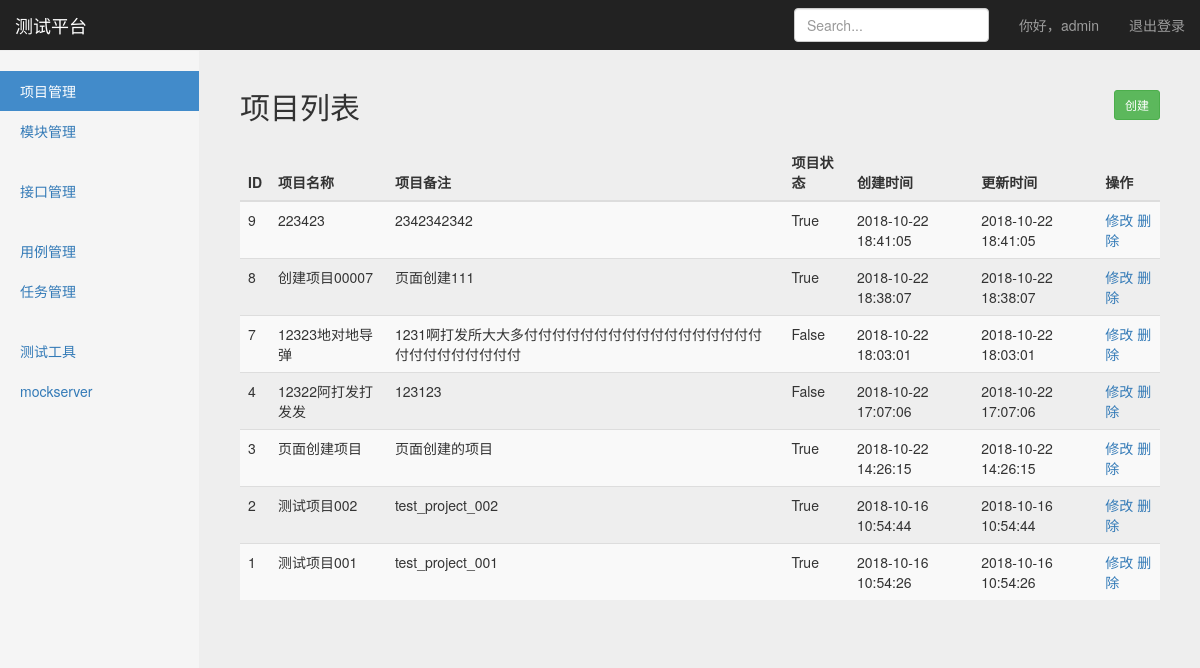
Page /project/project_manage/ (signed in) on the committed database.
### project_app/models.py (models this page shows, shortened)
class Project(models.Model):
	name = models.CharField('名称', max_length=100, blank=False, null=True)
	describe = models.TextField('备注', default='')
	status = models.BooleanField('状态', default=True)
	create_time = models.DateTimeField('创建时间', auto_now=True)
	update_time = models.DateTimeField('更新时间', auto_now=True)

### project_app/views/project_manage_views.py (the view)
# urls.py: path('project_manage/', project_manage_views.project_manage), #项目管理
@login_required #判断用是否登录
def project_manage(request):
	username = request.session.get('user','') #用session替换cookie
	projects = Project.objects.order_by('-update_time') #查出项目，并按照更新时间倒序
	return render(request, 'project_manage/project_manage.html', {
		'user':username,
		'projects':projects,
		'type':'list'
	})

### templates/project_manage/project_manage.html (shortened to what this page needs)
{% extends 'base.html' %}
{% block head %}
    <div class="container-fluid">
      <div class="row">
        <div class="col-sm-3 col-md-2 sidebar">
          <ul class="nav nav-sidebar">
            <li class="active"><a href="/project/project_manage/">项目管理<span class="sr-only">(current)</span></a></li>
            <li><a href="/project/project_module/">模块管理</a></li>
          </ul>
          <ul class="nav nav-sidebar">
            <li><a href="">接口管理</a></li>
          </ul>
          <ul class="nav nav-sidebar">
            <li><a href="">用例管理</a></li>
            <li><a href="">任务管理</a></li>
          </ul>
          <ul class="nav nav-sidebar">
            <li><a href="">测试工具</a></li>
            <li><a href="">mockserver</a></li>
          </ul>
        </div>
      {% if type == 'list' %}
        <div class="col-sm-9 col-sm-offset-3 col-md-10 col-md-offset-2 main">
          <h2 class="sub-header">项目列表
            <button type="button" onclick="window.location.href='/project/project_manage_create/'" class="btn btn-sm btn-success" style="float:right">创建</button>
          </h2>
          <div class="table-responsive">
            <table class="table table-striped">
              <thead>
                <tr>
                  <th>ID</th>
                  <th>项目名称</th>
                  <th>项目备注</th>
                  <th>项目状态</th>
                  <th>创建时间</th>
                  <th>更新时间</th>
                  <th>操作</th>
                </tr>
              </thead>
              <tbody>
                {% for project in projects %}
                <tr>
                  <td>{{ project.id }}</td>
                  <td>{{ project.name }}</td>
                  <td>{{ project.describe }}</td>
                  <td>{{ project.status }}</td>
                  <td>{{ project.create_time|date:"Y-m-d H:i:s" }}</td>
                  <td>{{ project.update_time|date:"Y-m-d H:i:s" }}</td>
                  <td>
                      <a href="/project/project_manage_update/{{ project.id }}/">修改</a>
                      <a href="/project/project_manage_delete/{{ project.id }}/">删除</a>
                  </td>
                </tr>
                {% endfor %}
              </tbody>
            </table>
          </div>
        </div>
      {% endif %}
      </div>
    </div>
{% endblock %}

### templates/base.html (shortened to what this page needs)
<!DOCTYPE html>
<html lang="zh-CN">
  <head>
      {% load static %}
      <link href="{% static 'css/bootstrap.min.css' %}" rel="stylesheet" type="text/css">
      <link href="{%static 'css/signin.css'%}" rel="stylesheet" type="text/css">
      <link href="{% static 'css/dashboard.css' %}" rel="stylesheet" type="text/css">
  </head>
  <body>
    <nav class="navbar navbar-inverse navbar-fixed-top">
      <div class="container-fluid">
        <div class="navbar-header">
          <a class="navbar-brand" href="#">测试平台</a>
        </div>
        <div id="navbar" class="navbar-collapse collapse">
          <ul class="nav navbar-nav navbar-right">
              <li><a href="#">你好，{{ user }}</a></li>
              <li><a href="/logout/">退出登录</a></li>
          </ul>
          <form class="navbar-form navbar-right">
            <input type="text" class="form-control" placeholder="Search...">
          </form>
        </div>
      </div>
    </nav>
  {% block head %}
  {% endblock %}
  </body>
</html>

### static/css/signin.css (style rules this page uses)
body { padding-top: 40px; padding-bottom: 40px; background-color: #eee; }

### static/css/dashboard.css (style rules this page uses)
body { padding-top: 50px; }
.sub-header { padding-bottom: 10px; border-bottom: 1px solid #eee; }
.navbar-fixed-top { border: 0; }
.sidebar { display: none; }
@media (min-width: 768px) { .sidebar { position: fixed; top: 51px; bottom: 0; left: 0; z-index: 1000; display: block; padding: 20px; overflow-x: hidden; overflow-y: auto; background-color: #f5f5f5; border-right: 1px solid #eee; } }
.nav-sidebar { margin-right: -21px; margin-bottom: 20px; margin-left: -20px; }
.nav-sidebar > li > a { padding-right: 20px; padding-left: 20px; }
.nav-sidebar > .active > a, .nav-sidebar > .active > a:hover, .nav-sidebar > .active > a:focus { color: #fff; background-color: #428bca; }
.main { padding: 20px; }
@media (min-width: 768px) { .main { padding-right: 40px; padding-left: 40px; } }

### rows in the picture
Project: id "9", name "223423", describe "2342342342", status "True", create_time "2018-10-22 18:41:05", update_time "2018-10-22 18:41:05"
Project: id "8", name "创建项目00007", describe "页面创建111", status "True", create_time "2018-10-22 18:38:07", update_time "2018-10-22 18:38:07"
Project: id "7", name "12323地对地导弹", describe "1231啊打发所大大多付付付付付付付付付付付付付付付付付付付付付付付付付付", status "False", create_time "2018-10-22 18:03:01", update_time "2018-10-22 18:03:01"
Project: id "4", name "12322阿打发打发发", describe "123123", status "False", create_time "2018-10-22 17:07:06", update_time "2018-10-22 17:07:06"
Project: id "3", name "页面创建项目", describe "页面创建的项目", status "True", create_time "2018-10-22 14:26:15", update_time "2018-10-22 14:26:15"
Project: id "2", name "测试项目002", describe "test_project_002", status "True", create_time "2018-10-16 10:54:44", update_time "2018-10-16 10:54:44"
Project: id "1", name "测试项目001", describe "test_project_001", status "True", create_time "2018-10-16 10:54:26", update_time "2018-10-16 10:54:26"

### other values in the picture
{{ user }} "admin"
